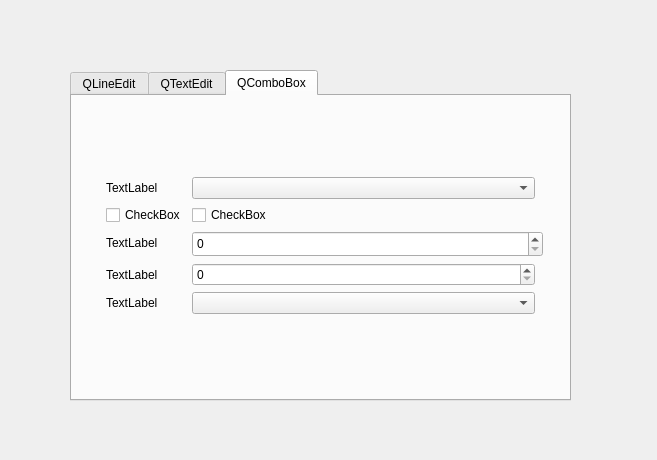
<?xml version="1.0" encoding="UTF-8"?>
<ui version="4.0">
 <class>InputWidget</class>
 <widget class="QWidget" name="InputWidget">
  <property name="geometry">
   <rect>
    <x>0</x>
    <y>0</y>
    <width>657</width>
    <height>460</height>
   </rect>
  </property>
  <property name="windowTitle">
   <string>InputWidget</string>
  </property>
  <widget class="QTabWidget" name="tabWidget">
   <property name="geometry">
    <rect>
     <x>70</x>
     <y>70</y>
     <width>501</width>
     <height>331</height>
    </rect>
   </property>
   <property name="tabPosition">
    <enum>QTabWidget::North</enum>
   </property>
   <property name="tabShape">
    <enum>QTabWidget::Rounded</enum>
   </property>
   <property name="currentIndex">
    <number>2</number>
   </property>
   <property name="documentMode">
    <bool>false</bool>
   </property>
   <property name="tabsClosable">
    <bool>false</bool>
   </property>
   <widget class="QWidget" name="tab">
    <attribute name="title">
     <string>QLineEdit</string>
    </attribute>
    <widget class="QWidget" name="formLayoutWidget">
     <property name="geometry">
      <rect>
       <x>19</x>
       <y>20</y>
       <width>461</width>
       <height>262</height>
      </rect>
     </property>
     <layout class="QFormLayout" name="formLayout_2">
      <property name="rowWrapPolicy">
       <enum>QFormLayout::DontWrapRows</enum>
      </property>
      <property name="horizontalSpacing">
       <number>10</number>
      </property>
      <property name="verticalSpacing">
       <number>10</number>
      </property>
      <item row="0" column="0">
       <widget class="QLabel" name="label">
        <property name="text">
         <string>显示</string>
        </property>
       </widget>
      </item>
      <item row="1" column="0">
       <widget class="QCheckBox" name="checkBox">
        <property name="text">
         <string>清空按钮</string>
        </property>
       </widget>
      </item>
      <item row="1" column="1">
       <widget class="QCheckBox" name="checkBox_2">
        <property name="text">
         <string>只读</string>
        </property>
       </widget>
      </item>
      <item row="2" column="0">
       <widget class="QLabel" name="label_2">
        <property name="text">
         <string>水平方向</string>
        </property>
       </widget>
      </item>
      <item row="2" column="1">
       <widget class="QComboBox" name="comboBox"/>
      </item>
      <item row="3" column="0">
       <widget class="QLabel" name="label_3">
        <property name="text">
         <string>垂直方向</string>
        </property>
       </widget>
      </item>
      <item row="3" column="1">
       <widget class="QComboBox" name="comboBox_2"/>
      </item>
      <item row="4" column="0">
       <widget class="QLabel" name="label_4">
        <property name="text">
         <string>输入模式</string>
        </property>
       </widget>
      </item>
      <item row="4" column="1">
       <widget class="QComboBox" name="comboBox_3"/>
      </item>
      <item row="5" column="0">
       <widget class="QLabel" name="label_5">
        <property name="text">
         <string>验证器</string>
        </property>
       </widget>
      </item>
      <item row="5" column="1">
       <widget class="QComboBox" name="comboBox_4"/>
      </item>
      <item row="6" column="0">
       <widget class="QLabel" name="label_6">
        <property name="text">
         <string>设置掩码</string>
        </property>
       </widget>
      </item>
      <item row="6" column="1">
       <widget class="QLineEdit" name="lineEdit_2"/>
      </item>
      <item row="0" column="1">
       <widget class="QLineEdit" name="lineEdit"/>
      </item>
     </layout>
    </widget>
   </widget>
   <widget class="QWidget" name="tab_2">
    <attribute name="title">
     <string>QTextEdit</string>
    </attribute>
    <widget class="QWidget" name="gridLayoutWidget">
     <property name="geometry">
      <rect>
       <x>20</x>
       <y>180</y>
       <width>461</width>
       <height>123</height>
      </rect>
     </property>
     <layout class="QGridLayout" name="gridLayout_2" rowstretch="0,0,0" columnstretch="0,0,0,0">
      <item row="0" column="1">
       <widget class="QSpinBox" name="spinBox"/>
      </item>
      <item row="2" column="2">
       <widget class="QLabel" name="label_11">
        <property name="text">
         <string>wordWrapMode</string>
        </property>
       </widget>
      </item>
      <item row="1" column="3">
       <widget class="QComboBox" name="comboBox_5"/>
      </item>
      <item row="0" column="0">
       <widget class="QLabel" name="label_9">
        <property name="text">
         <string>cursorWidth</string>
        </property>
       </widget>
      </item>
      <item row="1" column="0">
       <widget class="QLabel" name="label_10">
        <property name="text">
         <string>lineWrap</string>
        </property>
       </widget>
      </item>
      <item row="2" column="1">
       <widget class="QSpinBox" name="spinBox_3"/>
      </item>
      <item row="1" column="1">
       <widget class="QSpinBox" name="spinBox_2"/>
      </item>
      <item row="0" column="2">
       <widget class="QCheckBox" name="checkBox_3">
        <property name="text">
         <string>ovewritemode</string>
        </property>
       </widget>
      </item>
      <item row="2" column="0">
       <widget class="QLabel" name="label_8">
        <property name="text">
         <string>tapStopWidth</string>
        </property>
       </widget>
      </item>
      <item row="0" column="3">
       <widget class="QCheckBox" name="checkBox_4">
        <property name="text">
         <string>CheckBox</string>
        </property>
       </widget>
      </item>
      <item row="1" column="2">
       <widget class="QLabel" name="label_12">
        <property name="text">
         <string>lineWrapMode</string>
        </property>
       </widget>
      </item>
      <item row="2" column="3">
       <widget class="QComboBox" name="comboBox_6"/>
      </item>
     </layout>
    </widget>
    <widget class="QTextEdit" name="textEdit">
     <property name="geometry">
      <rect>
       <x>20</x>
       <y>20</y>
       <width>461</width>
       <height>151</height>
      </rect>
     </property>
    </widget>
   </widget>
   <widget class="QWidget" name="tab_3">
    <attribute name="title">
     <string>QComboBox</string>
    </attribute>
    <widget class="QWidget" name="formLayoutWidget_2">
     <property name="geometry">
      <rect>
       <x>23</x>
       <y>70</y>
       <width>451</width>
       <height>171</height>
      </rect>
     </property>
     <layout class="QFormLayout" name="formLayout">
      <item row="0" column="0">
       <widget class="QLabel" name="label_7">
        <property name="text">
         <string>TextLabel</string>
        </property>
       </widget>
      </item>
      <item row="0" column="1">
       <widget class="QComboBox" name="comboBox_7"/>
      </item>
      <item row="1" column="0">
       <widget class="QCheckBox" name="checkBox_5">
        <property name="text">
         <string>CheckBox</string>
        </property>
       </widget>
      </item>
      <item row="1" column="1">
       <widget class="QCheckBox" name="checkBox_6">
        <property name="text">
         <string>CheckBox</string>
        </property>
       </widget>
      </item>
      <item row="2" column="0">
       <widget class="QLabel" name="label_13">
        <property name="text">
         <string>TextLabel</string>
        </property>
       </widget>
      </item>
      <item row="3" column="0">
       <widget class="QLabel" name="label_14">
        <property name="text">
         <string>TextLabel</string>
        </property>
       </widget>
      </item>
      <item row="3" column="1">
       <widget class="QSpinBox" name="spinBox_4"/>
      </item>
      <item row="4" column="0">
       <widget class="QLabel" name="label_15">
        <property name="text">
         <string>TextLabel</string>
        </property>
       </widget>
      </item>
      <item row="4" column="1">
       <widget class="QComboBox" name="comboBox_8"/>
      </item>
      <item row="2" column="1">
       <widget class="QSpinBox" name="spinBox_5">
        <property name="minimumSize">
         <size>
          <width>351</width>
          <height>26</height>
         </size>
        </property>
        <property name="maximumSize">
         <size>
          <width>351</width>
          <height>16777215</height>
         </size>
        </property>
        <property name="maximum">
         <number>99</number>
        </property>
       </widget>
      </item>
     </layout>
    </widget>
   </widget>
  </widget>
 </widget>
 <layoutdefault spacing="6" margin="11"/>
 <resources/>
 <connections/>
</ui>
